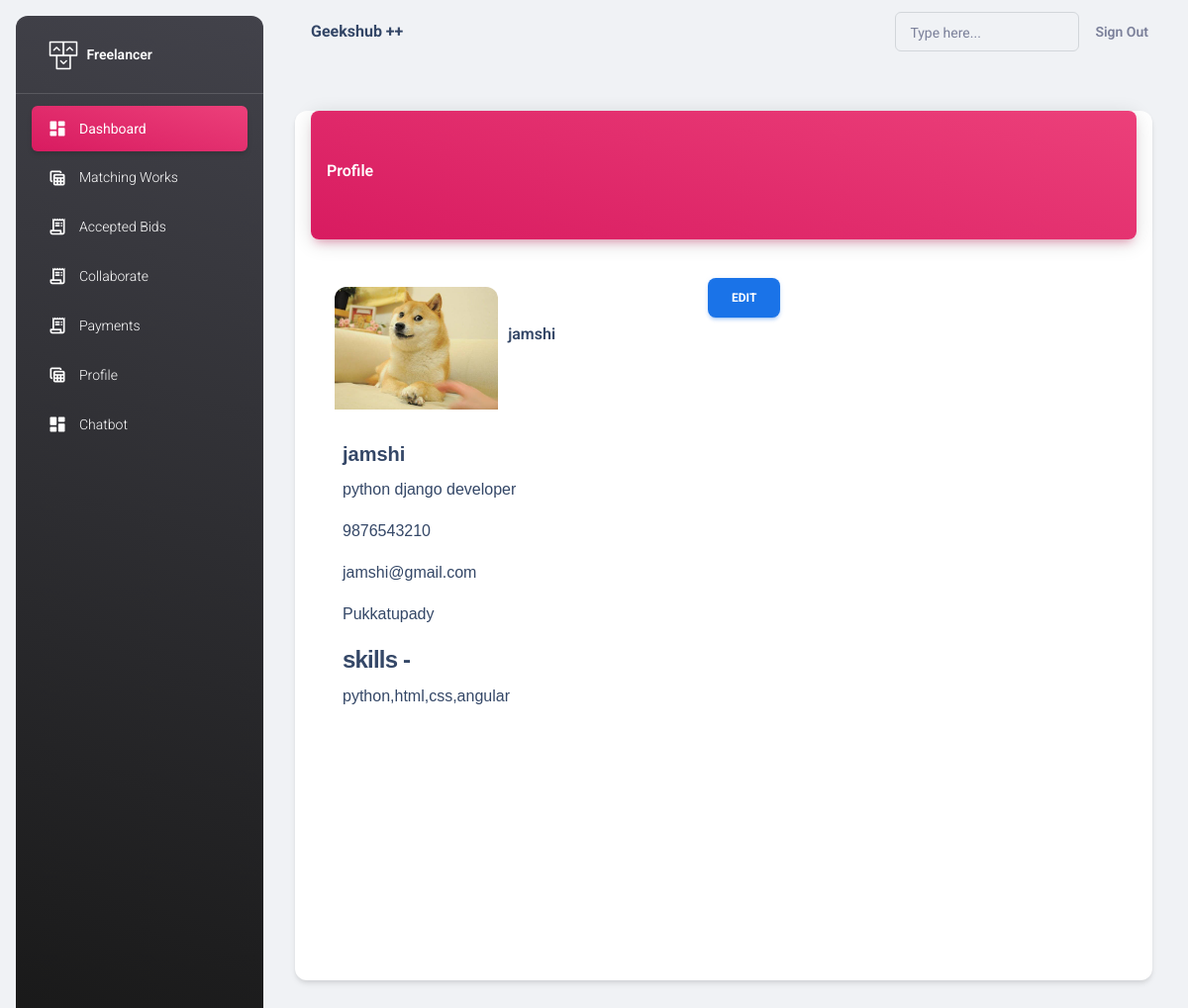
The app's page /profile/ (signed in) with its own data.
### adminapp/models.py (models this page shows, shortened)
class User(AbstractUser):
    ROLE_CHOICES = [
        ("admin","Admin"),
        ("coder", "Coder"),
        ("buyer", "Buyer"),
    ]
    role = models.CharField(max_length=200, choices=ROLE_CHOICES, default="coder")

class Coder(User):
    name = models.CharField(max_length=100)
    phone = models.CharField(max_length=100)
    email_address = models.EmailField()
    address = models.CharField(max_length=100)
    designation=models.CharField(max_length=100)
    gender=models.CharField(max_length=100)
    skills=models.CharField(max_length=100)
    profile = models.ImageField(upload_to="images", null=True)
    bio=models.CharField(max_length=100,null=True)
    rating=models.CharField(max_length=50,null=True)
    status= models.BooleanField(default=True)
    aadhar_image=models.ImageField(upload_to="images", null=True)
    aadhar_no=models.CharField(max_length=100,null=True)
    pan_image=models.ImageField(upload_to="images", null=True)
    pan_no=models.CharField(max_length=100,null=True)

### coderapp/views.py (the view)
# urls.py: path("profile/",views.ProfileView.as_view(),name="profiles"),
class ProfileView(DetailView,UpdateView):
    template_name="coderapp/profile.html"
    model=Coder
    form_class=ProfileUpdateForm
    context_object_name="p"
    success_url=reverse_lazy("profiles")
    def get_object(self, queryset=None):
        current_user_id = self.request.user.id
        coder_instance = get_object_or_404(Coder, id=current_user_id)
        return coder_instance

### coderapp/forms.py
class ProfileUpdateForm(forms.ModelForm):
   class Meta:
      model=Coder
      fields=["phone","address","bio","profile","skills"]

### coderapp/templates/coderapp/profile.html (shortened to what this page needs)
{% extends 'coderapp/base.html' %}
{% load static %}
{% block body_block %}
<div class="container-fluid py-4">
  <div class="row mb-8">
    <div class="col-8 mb-5">
      <div class="card my-4" style="width: 150%; height:130%;">
        <div class="card-header p-0 mx-3">
          <div class="bg-gradient-primary shadow-primary border-radius-lg pt-5 pb-5 ">
            <h6 class="text-white text-capitalize ps-3">Profile</h6>
          </div>
        </div>
        <div style="display: flex; justify-content:flex-start; margin-left: 40px;">
          <img src="{{ p.profile.url }}" class="card-img-top mt-5 " alt="no image" style="width: 20%; height: auto;">
          <h6 style="margin-left: 10px; margin-top: 10%;">{{ p.name }} <button class="btn btn-info" onclick="toggleUpdateBox()" style="margin-left: 150px; margin-top: -60px;" id="editButton">Edit</button></h6>
        </div>
        <div class="card-body text-dark ms-4" style="font-family: 'Arial', sans-serif;">
          <h5 class="card-title">{{ p.name }}</h5>
          <p class="card-text">{{ p.bio }}</p>
          <p class="card-text">{{ p.phone }}</p>
          <p class="card-text">{{ p.email_address }}</p>
          <p class="card-text">{{ p.address }}</p>
          <h4>skills -</h4>
          <p class="card-text">{{ p.skills }}</p>
        </div>
      </div>
    </div>
  </div>
</div>
{% endblock %}

### records on screen
Coder: profile (picture), name "jamshi", bio "python django developer", phone "9876543210", email_address "jamshi@gmail.com", address "Pukkatupady", skills "python,html,css,angular"
